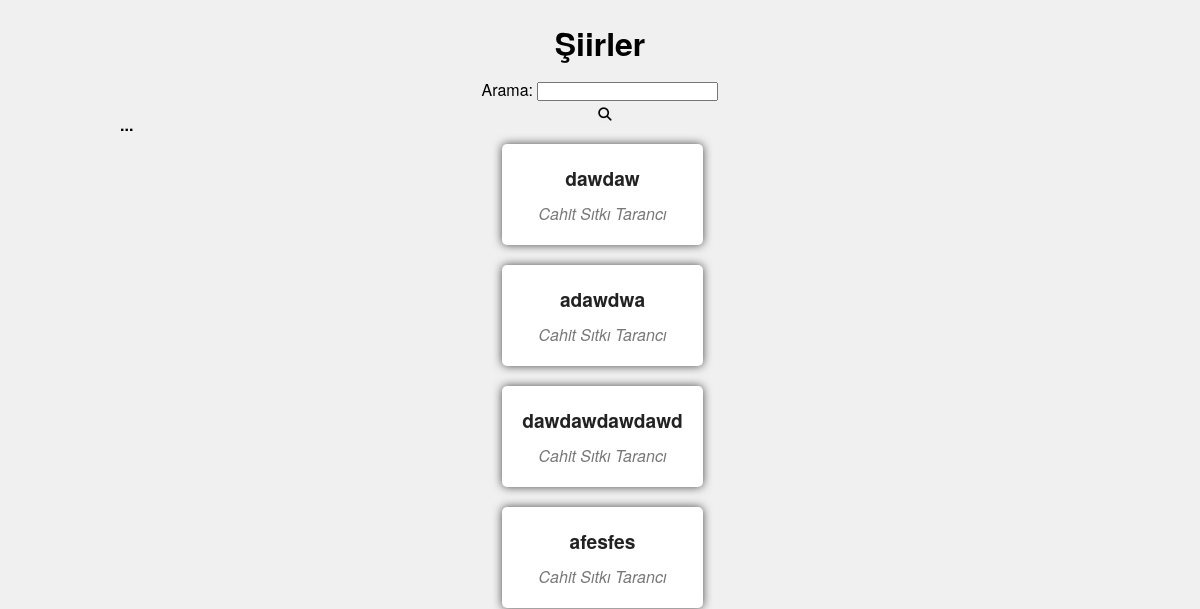
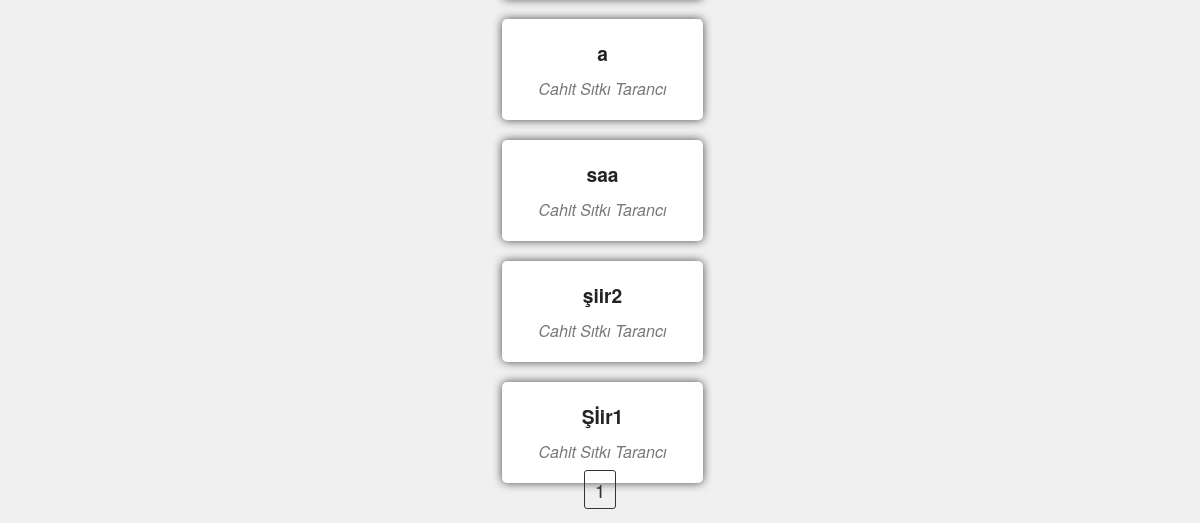
/, run on an earlier commit of the app's database (2 pictures, top to bottom).
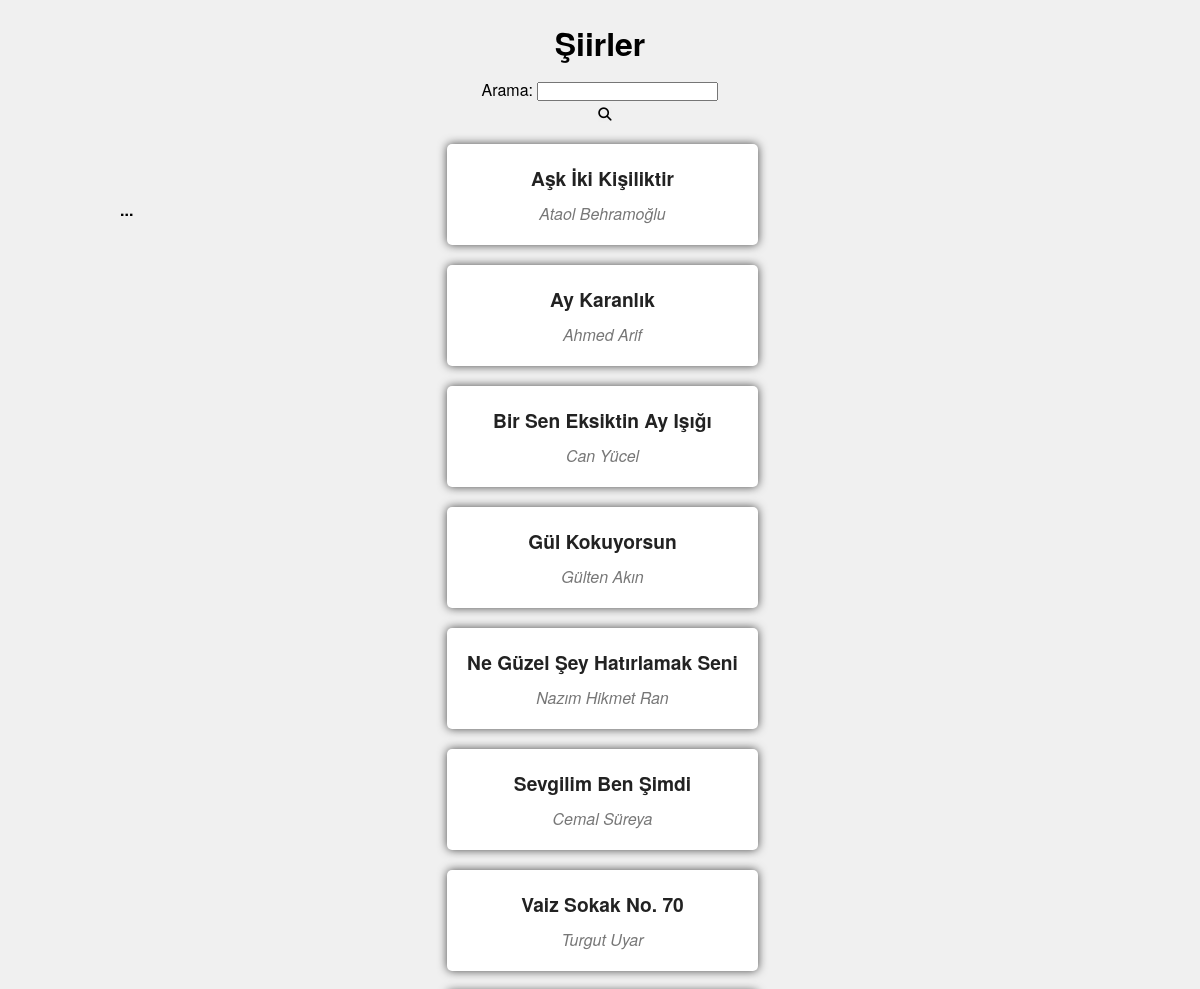
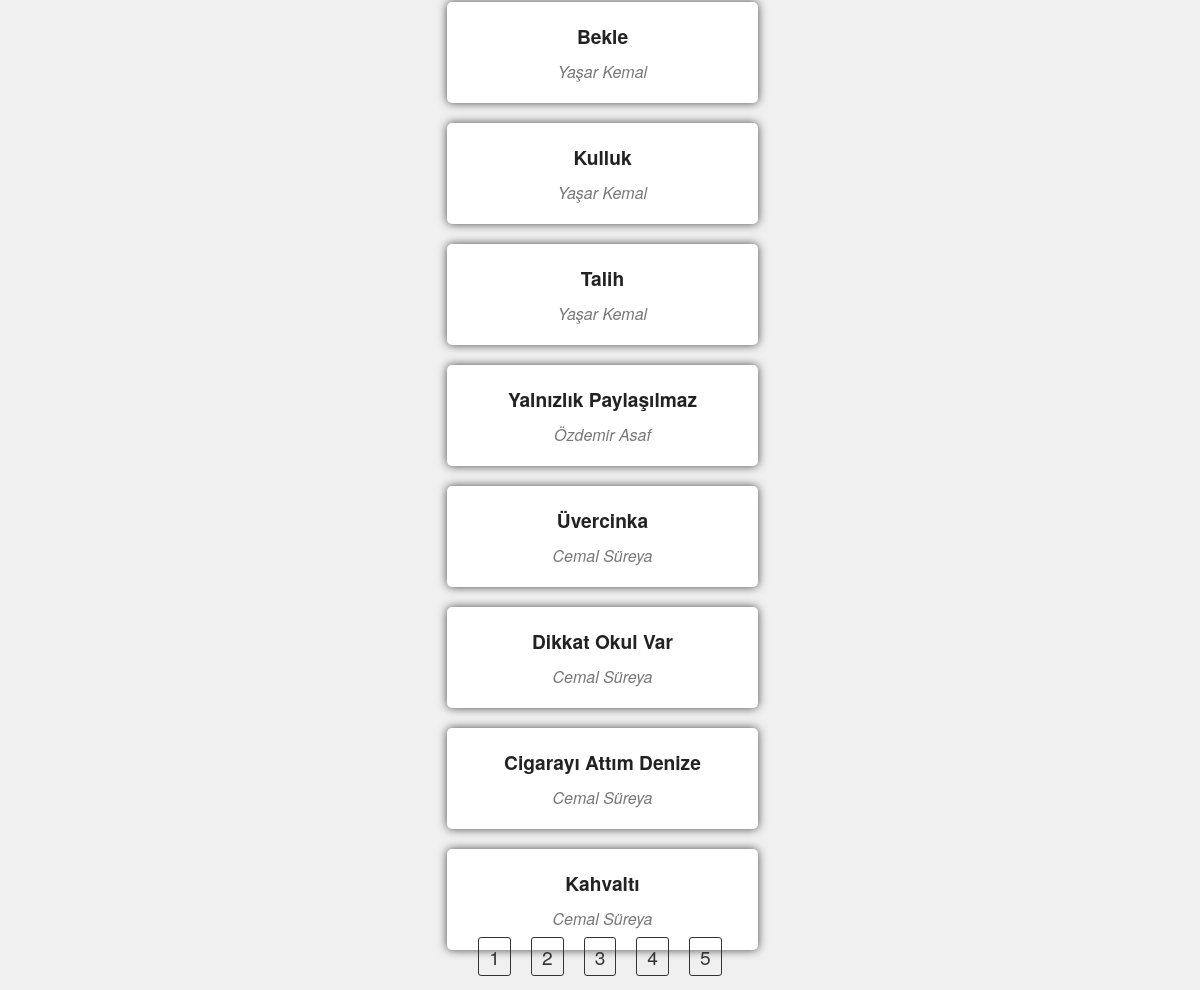
And on a later commit of the database (2 pictures, top to bottom).
### poetsShown/models.py (models this page shows, shortened)
class poets_shown(models.Model):
    poetAuthor = models.ForeignKey(poet_author,on_delete=models.CASCADE)
    poetName = models.CharField(max_length=60)
    poetContext = models.TextField(max_length=4000)
    popularity = models.PositiveIntegerField(default=0)

class poet_author(models.Model):
    author = models.CharField(max_length=60)
    def __str__(self):
        return self.author

### poetsShown/views.py (the view, shortened to what this page needs)
# urls.py: path("", views.index, name='index'),
def index(request):
    poets = poets_shown.objects.order_by('-id')
    paginator = Paginator(poets, 15)
    page_number = request.GET.get('page')
    page_obj = paginator.get_page(page_number)
    if request.method == "GET":
        form = PoetSearchForm()
    return render(request,'poetsShown/index.html',{
        'page_obj': page_obj,
        'form': form
    })

### poetsShown/forms.py
class PoetSearchForm(forms.Form):
    query = forms.CharField(label='Arama', max_length=100,
    widget=forms.TextInput(attrs={'autocomplete': 'off'}))

### poetsShown/templates/poetsShown/index.html (shortened to what this page needs)
{% extends "poetsShown/base.html" %}
{% load static %}
    {% block title %}
    <link rel="stylesheet" href="{% static 'poetsShown/css/index.css' %}">
{% endblock title %}
{% block body %}
    <div class="container">
        <div class="menu">
            <div class="menu-toggle" onclick="toggleMenu()">...</div>
          </div>
        <ul>
            <h1>Şiirler</h1>
            <div class="form-container">
                <form method="post">
                    {{ form.as_p }}
                    <button type="submit" class="submitBtn"><i class="fa-solid fa-magnifying-glass"></i></button>
                </form>
            </div>
            {% for poet in page_obj %}
            <li>
                <div class="poetShow">
                    <a href="{% url 'poet_show' name=poet.poetName  %}" class="poetLink">
                        <div class="poet">{{ poet.poetName }}</div>
                        <div class="poetName">{{ poet.poetAuthor }}</div>
                    </a>
                </div>
            </li>
            {% endfor %}
        </ul>
        <div class="pagination">
            <ul>
                {% if page_obj.has_previous %}
                <li><a href="?page=1">1</a></li>
                {% if page_obj.number > 4 %}<li><span>...</span></li>{% endif %}
                {% for num in page_obj.paginator.page_range %}
                    {% if num > page_obj.number|add:'-2' and num < page_obj.number|add:'2' %}
                        {% if num == page_obj.number %}
                            <li><span>{{ num }}</span></li>
                        {% else %}
                            <li><a href="?page={{ num }}">{{ num }}</a></li>
                        {% endif %}
                    {% endif %}
                {% endfor %}
                {% if page_obj.number < page_obj.paginator.num_pages|add:'-3' %}<li><span>...</span></li>{% endif %}
                <li><a href="?page={{ page_obj.paginator.num_pages }}">{{ page_obj.paginator.num_pages }}</a></li>
            {% else %}
                {% if page_obj.paginator.num_pages <= 6 %}
                    {% for num in page_obj.paginator.page_range %}
                        <li><a href="?page={{ num }}">{{ num }}</a></li>
                    {% endfor %}
                {% endif %}
            {% endif %}
                        </ul>
        </div>
{% endblock body %}

What changed in the data, as far as the page shows it:
no longer on this page (row edited): poets_shown: poetName "dawdaw", poetAuthor "Cahit Sıtkı Tarancı"
no longer on this page (row edited): poets_shown: poetName "adawdwa", poetAuthor "Cahit Sıtkı Tarancı"
no longer on this page (row edited): poets_shown: poetName "dawdawdawdawd", poetAuthor "Cahit Sıtkı Tarancı"
no longer on this page (row edited): poets_shown: poetName "afesfes", poetAuthor "Cahit Sıtkı Tarancı"
no longer on this page (row edited): poets_shown: poetName "a", poetAuthor "Cahit Sıtkı Tarancı"
no longer on this page (row edited): poets_shown: poetName "saa", poetAuthor "Cahit Sıtkı Tarancı"
no longer on this page (row edited): poets_shown: poetName "şiir2", poetAuthor "Cahit Sıtkı Tarancı"
no longer on this page (row edited): poets_shown: poetName "Şİir1", poetAuthor "Cahit Sıtkı Tarancı"
added poets_shown: poetName "Aşk İki Kişiliktir", poetAuthor "Ataol Behramoğlu"
added poets_shown: poetName "Ay Karanlık", poetAuthor "Ahmed Arif"
added poets_shown: poetName "Bir Sen Eksiktin Ay Işığı", poetAuthor "Can Yücel"
added poets_shown: poetName "Gül Kokuyorsun", poetAuthor "Gülten Akın"
added poets_shown: poetName "Ne Güzel Şey Hatırlamak Seni", poetAuthor "Nazım Hikmet Ran"
added poets_shown: poetName "Sevgilim Ben Şimdi", poetAuthor "Cemal Süreya"
added poets_shown: poetName "Vaiz Sokak No. 70", poetAuthor "Turgut Uyar"
added poets_shown: poetName "Bekle", poetAuthor "Yaşar Kemal"
added poets_shown: poetName "Kulluk", poetAuthor "Yaşar Kemal"
added poets_shown: poetName "Talih", poetAuthor "Yaşar Kemal"
added poets_shown: poetName "Yalnızlık Paylaşılmaz", poetAuthor "Özdemir Asaf"
added poets_shown: poetName "Üvercinka", poetAuthor "Cemal Süreya"
added poets_shown: poetName "Dikkat Okul Var", poetAuthor "Cemal Süreya"
added poets_shown: poetName "Cigarayı Attım Denize", poetAuthor "Cemal Süreya"
added poets_shown: poetName "Kahvaltı", poetAuthor "Cemal Süreya"
Also different on the page:
new list line: "2"
new list line: "3"
new list line: "4"
new list line: "5"
